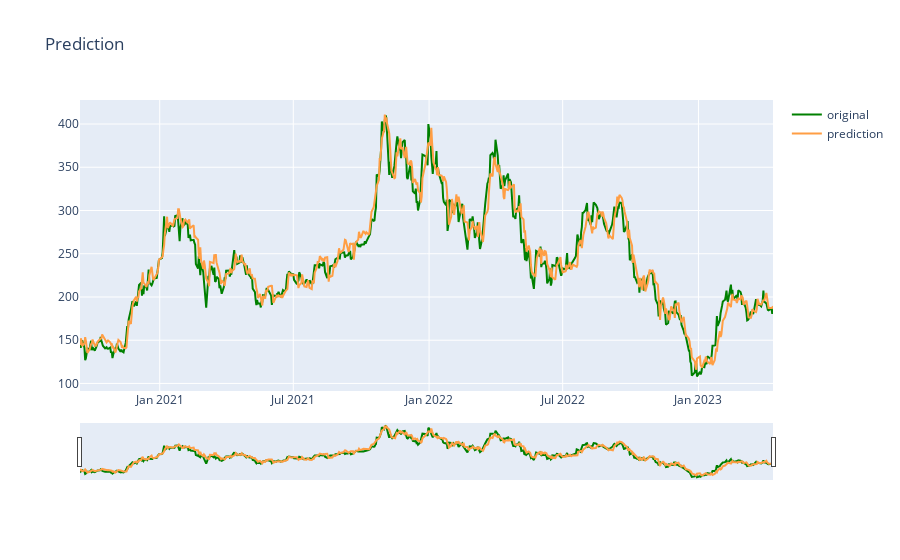

This figure's notebook cell:
### Code cell
loss_values = history.history['loss']
plt.plot(loss_values)
sc = MinMaxScaler(feature_range=(0,1))
y_pred = model.predict(X)
y_test = sc.fit_transform(pd.DataFrame(data_set["TargetNextClose"][10:]))
y_pred = sc.inverse_transform(y_pred)
y_test = sc.inverse_transform(y_test)
def plot_result():
    fig = go.Figure()
    fig.add_trace(go.Scatter(x=df.index, y=y_test.ravel(), name='original', line=dict(color='green')))
    fig.add_trace(go.Scatter(x=df.index, y=y_pred.ravel(), name='prediction', line=dict(color='#FF9E44')))
    fig.update_layout(title_text="Prediction", xaxis_rangeslider_visible=True)
    fig.show()
plot_result()
mse = mean_squared_error(y_test[519:], y_pred[519:]) #648*0.8
rmse = sqrt(mse)
mape = mean_absolute_percentage_error(y_test[519:], y_pred[519:])
r_score = r2_score(y_test[519:], y_pred[519:])

print(rmse, mape, r_score)

### Figure 1 — Plotly figure (JSON) as saved in the notebook; plotly's stock layout.template omitted (floating-point values rounded to 4 significant figures; data arrays with more than 128 entries replaced by an {"elided": "..."} marker saying what was removed)
{"data": [{"line": {"color": "green"}, "name": "original", "type": "scatter", "x": {"elided": "648 str values"}, "y": {"elided": "648 float values"}}, {"line": {"color": "#FF9E44"}, "name": "prediction", "type": "scatter", "x": {"elided": "648 str values"}, "y": {"elided": "648 float values"}}], "layout": {"title": {"text": "Prediction"}, "xaxis": {"rangeslider": {"visible": true}}}}
